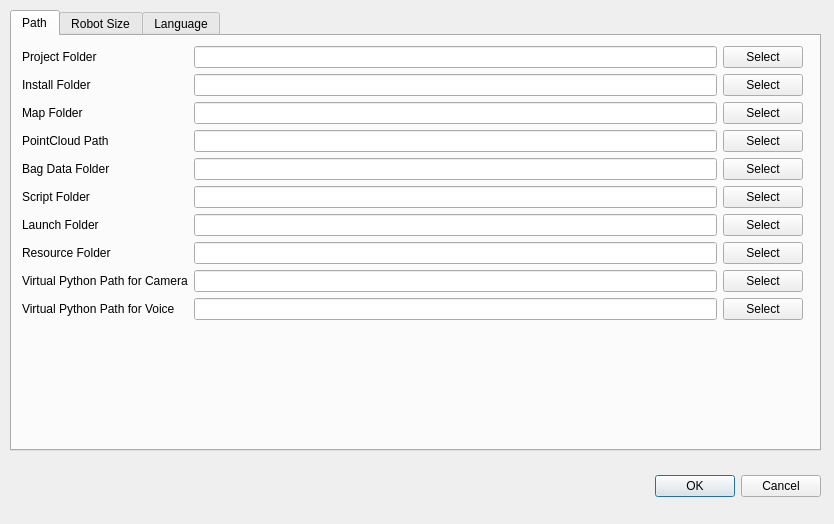
<?xml version="1.0" encoding="UTF-8"?>
<ui version="4.0">
 <class>SubWindow_System</class>
 <widget class="QDialog" name="SubWindow_System">
  <property name="geometry">
   <rect>
    <x>0</x>
    <y>0</y>
    <width>834</width>
    <height>524</height>
   </rect>
  </property>
  <property name="windowTitle">
   <string>System Setup</string>
  </property>
  <widget class="QDialogButtonBox" name="buttonBox">
   <property name="geometry">
    <rect>
     <x>640</x>
     <y>470</y>
     <width>181</width>
     <height>32</height>
    </rect>
   </property>
   <property name="orientation">
    <enum>Qt::Horizontal</enum>
   </property>
   <property name="standardButtons">
    <set>QDialogButtonBox::Cancel|QDialogButtonBox::Ok</set>
   </property>
  </widget>
  <widget class="QTabWidget" name="tabWidget">
   <property name="geometry">
    <rect>
     <x>10</x>
     <y>10</y>
     <width>811</width>
     <height>441</height>
    </rect>
   </property>
   <property name="currentIndex">
    <number>0</number>
   </property>
   <widget class="QWidget" name="tab_Path">
    <attribute name="title">
     <string>Path</string>
    </attribute>
    <widget class="QWidget" name="formLayoutWidget">
     <property name="geometry">
      <rect>
       <x>10</x>
       <y>10</y>
       <width>781</width>
       <height>391</height>
      </rect>
     </property>
     <layout class="QFormLayout" name="formLayout">
      <item row="0" column="0">
       <widget class="QLabel" name="label_ProjectPath">
        <property name="text">
         <string>Project Folder</string>
        </property>
       </widget>
      </item>
      <item row="0" column="1">
       <layout class="QHBoxLayout" name="horizontalLayout">
        <item>
         <widget class="QLineEdit" name="lineEdit_ProjectPath"/>
        </item>
        <item>
         <widget class="QPushButton" name="pushButton_ProjectPath">
          <property name="text">
           <string>Select</string>
          </property>
         </widget>
        </item>
       </layout>
      </item>
      <item row="1" column="0">
       <widget class="QLabel" name="label_InstallPath">
        <property name="text">
         <string>Install Folder</string>
        </property>
       </widget>
      </item>
      <item row="1" column="1">
       <layout class="QHBoxLayout" name="horizontalLayout_2">
        <item>
         <widget class="QLineEdit" name="lineEdit_InstallPath"/>
        </item>
        <item>
         <widget class="QPushButton" name="pushButton_InstallPath">
          <property name="text">
           <string>Select</string>
          </property>
         </widget>
        </item>
       </layout>
      </item>
      <item row="2" column="0">
       <widget class="QLabel" name="label_MapPath">
        <property name="text">
         <string>Map Folder</string>
        </property>
       </widget>
      </item>
      <item row="2" column="1">
       <layout class="QHBoxLayout" name="horizontalLayout_3">
        <item>
         <widget class="QLineEdit" name="lineEdit_MapPath"/>
        </item>
        <item>
         <widget class="QPushButton" name="pushButton_MapPath">
          <property name="text">
           <string>Select</string>
          </property>
         </widget>
        </item>
       </layout>
      </item>
      <item row="3" column="0">
       <widget class="QLabel" name="label_PointCloudPath">
        <property name="text">
         <string>PointCloud Path </string>
        </property>
       </widget>
      </item>
      <item row="3" column="1">
       <layout class="QHBoxLayout" name="horizontalLayout_4">
        <item>
         <widget class="QLineEdit" name="lineEdit_PointCloudPath"/>
        </item>
        <item>
         <widget class="QPushButton" name="pushButton_PointCloudPath">
          <property name="text">
           <string>Select</string>
          </property>
         </widget>
        </item>
       </layout>
      </item>
      <item row="4" column="0">
       <widget class="QLabel" name="label_BagDataPath">
        <property name="text">
         <string>Bag Data Folder</string>
        </property>
       </widget>
      </item>
      <item row="4" column="1">
       <layout class="QHBoxLayout" name="horizontalLayout_5">
        <item>
         <widget class="QLineEdit" name="lineEdit_BagDataPath"/>
        </item>
        <item>
         <widget class="QPushButton" name="pushButton_BagDataPath">
          <property name="text">
           <string>Select</string>
          </property>
         </widget>
        </item>
       </layout>
      </item>
      <item row="5" column="0">
       <widget class="QLabel" name="label_ScriptPath">
        <property name="text">
         <string>Script Folder</string>
        </property>
       </widget>
      </item>
      <item row="5" column="1">
       <layout class="QHBoxLayout" name="horizontalLayout_6">
        <item>
         <widget class="QLineEdit" name="lineEdit_ScriptPath"/>
        </item>
        <item>
         <widget class="QPushButton" name="pushButton_ScriptPath">
          <property name="text">
           <string>Select</string>
          </property>
         </widget>
        </item>
       </layout>
      </item>
      <item row="6" column="0">
       <widget class="QLabel" name="label_LaunchFoler">
        <property name="text">
         <string>Launch Folder</string>
        </property>
       </widget>
      </item>
      <item row="6" column="1">
       <layout class="QHBoxLayout" name="horizontalLayout_7">
        <item>
         <widget class="QLineEdit" name="lineEdit_LaunchPath"/>
        </item>
        <item>
         <widget class="QPushButton" name="pushButton_LaunchPath">
          <property name="text">
           <string>Select</string>
          </property>
         </widget>
        </item>
       </layout>
      </item>
      <item row="7" column="0">
       <widget class="QLabel" name="label_ResourcePath">
        <property name="text">
         <string>Resource Folder</string>
        </property>
       </widget>
      </item>
      <item row="7" column="1">
       <layout class="QHBoxLayout" name="horizontalLayout_8">
        <item>
         <widget class="QLineEdit" name="lineEdit_ResourcePath"/>
        </item>
        <item>
         <widget class="QPushButton" name="pushButton_ResourcePath">
          <property name="text">
           <string>Select</string>
          </property>
         </widget>
        </item>
       </layout>
      </item>
      <item row="8" column="0">
       <widget class="QLabel" name="label_PythonPathCamera">
        <property name="text">
         <string>Virtual Python Path for Camera</string>
        </property>
       </widget>
      </item>
      <item row="8" column="1">
       <layout class="QHBoxLayout" name="horizontalLayout_9">
        <item>
         <widget class="QLineEdit" name="lineEdit_PythonPathCamera"/>
        </item>
        <item>
         <widget class="QPushButton" name="pushButton_PythonPathCamera">
          <property name="text">
           <string>Select</string>
          </property>
         </widget>
        </item>
       </layout>
      </item>
      <item row="9" column="0">
       <widget class="QLabel" name="label_PythonPathVoice">
        <property name="text">
         <string>Virtual Python Path for Voice</string>
        </property>
       </widget>
      </item>
      <item row="9" column="1">
       <layout class="QHBoxLayout" name="horizontalLayout_10">
        <item>
         <widget class="QLineEdit" name="lineEdit_PythonPathVoice"/>
        </item>
        <item>
         <widget class="QPushButton" name="pushButton_PythonPathVoice">
          <property name="text">
           <string>Select</string>
          </property>
         </widget>
        </item>
       </layout>
      </item>
     </layout>
    </widget>
   </widget>
   <widget class="QWidget" name="tab_robotSize">
    <attribute name="title">
     <string>Robot Size</string>
    </attribute>
    <widget class="QWidget" name="formLayoutWidget_2">
     <property name="geometry">
      <rect>
       <x>30</x>
       <y>30</y>
       <width>331</width>
       <height>271</height>
      </rect>
     </property>
     <layout class="QFormLayout" name="formLayout_2">
      <item row="0" column="0">
       <widget class="QLabel" name="label_obstRangeMin">
        <property name="text">
         <string>Obstacle Range Min (m)</string>
        </property>
       </widget>
      </item>
      <item row="1" column="0">
       <widget class="QLabel" name="label_obstRangeMax">
        <property name="text">
         <string>Obstacle Range Max (m)</string>
        </property>
       </widget>
      </item>
      <item row="1" column="1">
       <widget class="QLineEdit" name="lineEdit_obstRangeMax"/>
      </item>
      <item row="2" column="0">
       <widget class="QLabel" name="label_robotWidth">
        <property name="text">
         <string>Robot Width (m)</string>
        </property>
       </widget>
      </item>
      <item row="0" column="1">
       <widget class="QLineEdit" name="lineEdit_obstRangeMin"/>
      </item>
      <item row="2" column="1">
       <widget class="QLineEdit" name="lineEdit_robotWidth"/>
      </item>
      <item row="4" column="0">
       <widget class="QLabel" name="label_WidthTolarance">
        <property name="text">
         <string>Robot Width Tolerance (m)</string>
        </property>
       </widget>
      </item>
      <item row="4" column="1">
       <widget class="QLineEdit" name="lineEdit_obstTolerance"/>
      </item>
      <item row="3" column="0">
       <widget class="QLabel" name="label_robotHeight">
        <property name="text">
         <string>Robot Height (m)</string>
        </property>
       </widget>
      </item>
      <item row="3" column="1">
       <widget class="QLineEdit" name="lineEdit_robotHeight"/>
      </item>
     </layout>
    </widget>
   </widget>
   <widget class="QWidget" name="tab_Lang">
    <attribute name="title">
     <string>Language</string>
    </attribute>
   </widget>
  </widget>
 </widget>
 <resources/>
 <connections>
  <connection>
   <sender>buttonBox</sender>
   <signal>accepted()</signal>
   <receiver>SubWindow_System</receiver>
   <slot>accept()</slot>
   <hints>
    <hint type="sourcelabel">
     <x>248</x>
     <y>254</y>
    </hint>
    <hint type="destinationlabel">
     <x>157</x>
     <y>274</y>
    </hint>
   </hints>
  </connection>
  <connection>
   <sender>buttonBox</sender>
   <signal>rejected()</signal>
   <receiver>SubWindow_System</receiver>
   <slot>reject()</slot>
   <hints>
    <hint type="sourcelabel">
     <x>316</x>
     <y>260</y>
    </hint>
    <hint type="destinationlabel">
     <x>286</x>
     <y>274</y>
    </hint>
   </hints>
  </connection>
 </connections>
</ui>
